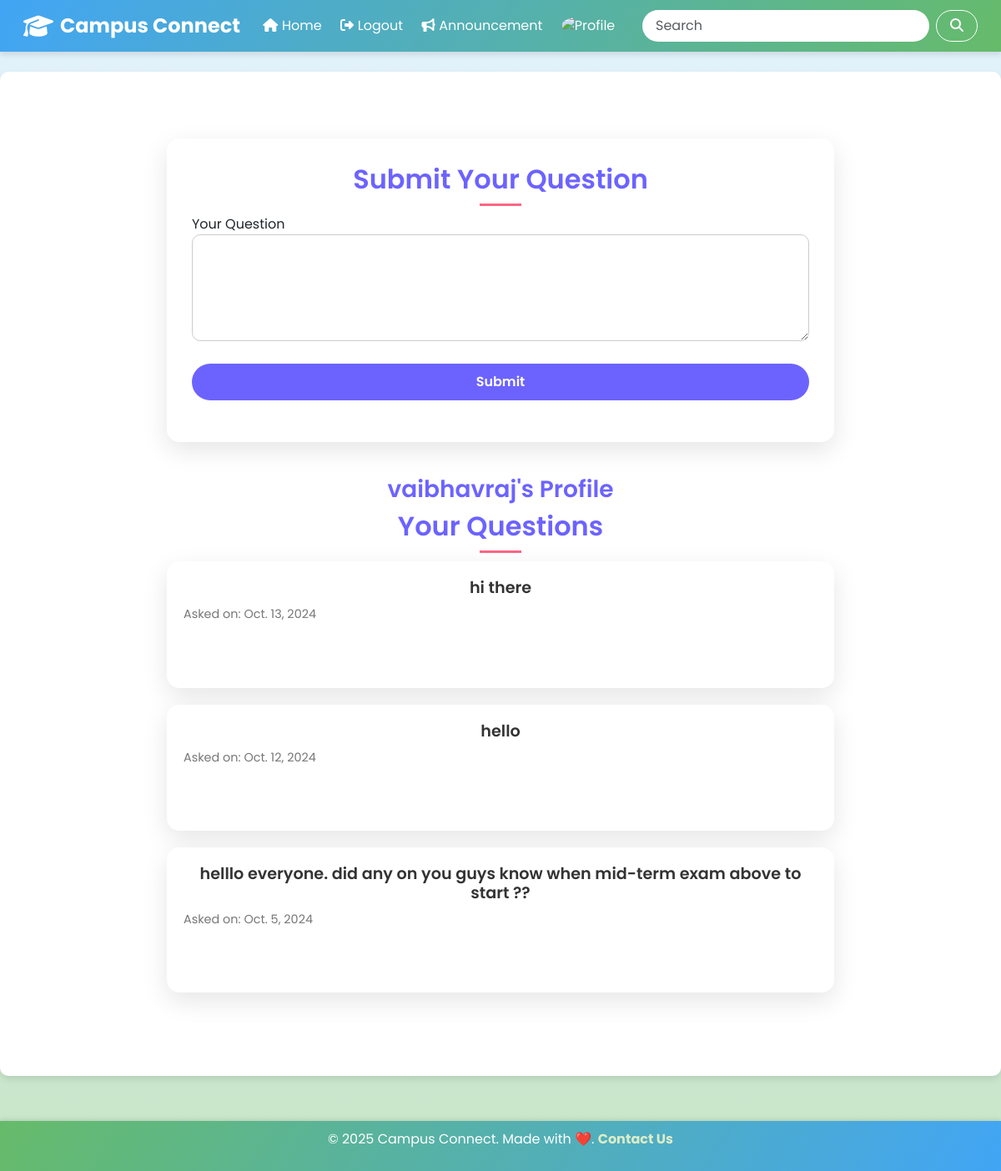
The page /profile/ (signed in) on the database as committed earlier.
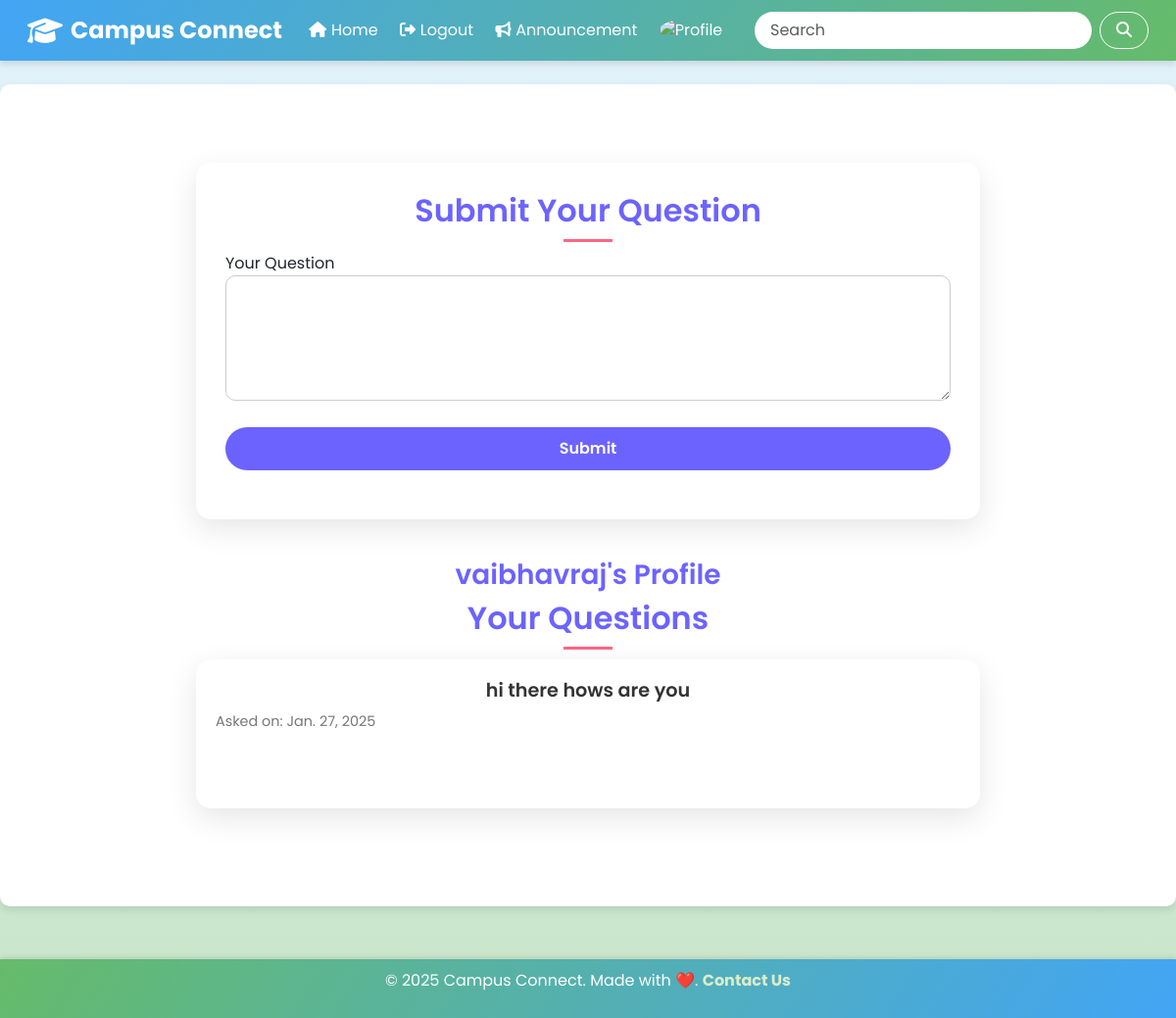
The same page on the database as committed later.
### student/models.py (models this page shows, shortened)
class questions(models.Model):
    user = models.ForeignKey(User,on_delete=models.CASCADE)
    question_text = models.TextField(max_length=240)
    created_on = models.DateField(auto_now_add=True)
    upvotes = models.ManyToManyField(User, related_name="question_upvotes", blank=True)
    downvotes = models.ManyToManyField(User, related_name="question_downvotes", blank=True)

### student/views.py (the view)
# urls.py: path('profile/',views.profile,name='profile'),
@login_required
def profile(request):
    user_question = questions.objects.filter(user=request.user).order_by('-created_on')
    if request.method=='POST':
        form = QuestionForm(request.POST)
        if form.is_valid():
            question = form.save(commit=False)
            question.user = request.user
            question.save()
            return redirect('profile')
    else:
        form = QuestionForm()
    return render(request,'profile.html',{'form':form, 'user_question': user_question})

### student/forms.py
class QuestionForm(forms.ModelForm):
    class Meta:
        model = questions
        fields =['question_text']
        widgets = {
            'question_text': forms.Textarea(attrs={'rows': 4, 'cols': 40}),
        }

### student/templates/profile.html (shortened to what this page needs)
{% extends "base.html" %} {% block content %}
<!DOCTYPE html>
<html lang="en">
  <head>
  </head>
  <body>
    <div class="container">
      <div class="form-container">
        <h2>Submit Your Question</h2>
        <form method="post">
          <div class="form-group">
            <label for="id_question_text">Your Question</label>
            {{ form.question_text }}
          </div>
          <div class="form-group">
            <button type="submit">Submit</button>
          </div>
        </form>
      </div>
      <h3>{{ request.user.username }}'s Profile</h3>
      <h2>Your Questions</h2>
      {% if user_question %}
      <ul class="questions-list">
        {% for question in user_question %}
        <li class="question-item">
          <h3 class="question-text">{{ question.question_text }}</h3>
          <p class="question-date">Asked on: {{ question.created_on }}</p>
          <div class="buttons-container">
            <a class="question-link" href="{% url 'question_detail' question.id %}">
            </a>
            <form action="{% url 'delete_question' question.id %}" method="POST" style="display: inline;">
              <button type="submit" class="delete-button">
              </button>
            </form>
          </div>
        </li>
        {% endfor %}
      </ul>
      {% else %}
      <p class="no-questions">You haven't asked any questions yet.</p>
      {% endif %}
    </div>
  </body>
</html>
{% endblock %}

Rows that differ between the two databases and show on the page:
removed questions: question_text "hi there", created_on "Oct. 13, 2024"
removed questions: question_text "hello", created_on "Oct. 12, 2024"
removed questions: question_text "helllo everyone. did any on you guys know when mid-term exam above to start ??", created_on "Oct. 5, 2024"
added questions: question_text "hi there hows are you", created_on "Jan. 27, 2025"
